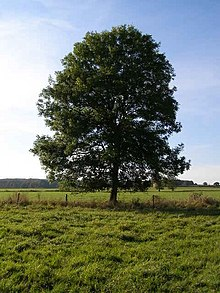
#> input picture assets/sample_image.jpg, 220 x 293 px
$ jupyter execute --allow-errors Day5_CNN_OpenCV.ipynb   (shell and % lines are left out)
#> lines starting #> are read from the running program, lines starting #| are printed output that depends on the picture; after the words box and inside, x2 and y2 are one past the last pixel; in counts of white or black regions, pixels touching at a corner belong together
# Convolutional Neural Network
If you're familiar with feedforward neural networks, you already understand that they consist of layers of neurons that process input data through weights and activation functions. However, when dealing with image data, traditional feedforward networks have limitations. This is where Convolutional Neural Networks (CNNs) come in.

### Why CNNs

Imagine trying to process a 224x224 RGB image with a feedforward network:

Input size: 224 × 224 × 3 = 150,528 input neurons
- For just one hidden layer with 1000 neurons, you'd need 150,528,000 weights!
- The network doesn't maintain spatial relationships between pixels
- No built-in way to handle translation invariance (recognizing objects regardless of position)

### Core Concepts of CNNs

Instead of connecting every input to every neuron, CNNs use filters (or kernels) that slide over the input:

The filter slides across the image, performing element-wise multiplication and summing the results. This creates a feature map that highlights specific patterns.

### Key Properties of CNN

Spatial Hierarchy

- **Early layers**: Detect simple features (edges, corners).

- **Middle layers**: Combine features into patterns (textures, shapes).

- **Deep layers**: Recognize complex objects (faces, cars).

Parameter Sharing

- Same filter applied across the image reduces parameters.

- Enables feature detection regardless of position.

Translation Invariance

- Recognizes features anywhere in the image.

## Understanding each layer

1. Convolutional Layer
This is the core building block of a CNN. Think of it as a flashlight sliding over an image

[cell 1]
import torch.nn as nn

# Example of a convolutional layer
#> (the rest of this cell did not finish here and is left out)

How it works:

- The filter (kernel) slides over the input image
- At each position, it performs element-wise multiplication and sums the results
- Smaller kernels (3×3 or 5×5) are commonly used to detect features like edges, textures
- Multiple filters learn different features in parallel

2. Activation Layer (ReLU)
Just like in regular neural networks, we need non-linearity:

#> (a cell that did not finish here is left out)

3. Pooling Layer
Reduces spatial dimensions while keeping important information:

#> (a cell that did not finish here is left out)

Input Feature Map:

\begin{bmatrix}
1 & 2 & 3 & 4 \\
5 & 6 & 7 & 8 \\
9 & 10 & 11 & 12 \\
13 & 14 & 15 & 16
\end{bmatrix}

Look at each 2×2 block, and pick the biggest number:
\begin{bmatrix}
6 & 8 \\
14 & 16
\end{bmatrix}

#### Why Use Pooling?

Shrinks the Feature Map:
- Reduces the size, making the model faster and less memory-hungry.

Keeps the Most Important Info:
- Keeps only the strongest signals (like edges or patterns).

4. Fully Connected Layer
Converts spatial features into a flat vector for final classification:

#> (a cell that did not finish here is left out)

### Putting it all together

[cell 5]
import torch.nn as nn
class SimpleCNN(nn.Module):
    # [49 lines left out: functions __init__, forward, not called in this run]

### CIFAR Dataset

The CIFAR-10 dataset is a popular dataset used in machine learning and computer vision research. It consists of:

10 Classes: Airplane, automobile, bird, cat, deer, dog, frog, horse, ship, truck.
Images:
60,000 color images, each of size 32x32 pixels.
50,000 images for training and 10,000 for testing.

[cell 6]
import matplotlib.pyplot as plt
import torchvision
import torchvision.transforms as transforms

# Define transformations with resizing
#> (the rest of this cell did not finish here and is left out)

Lets first check the initial accuracy of the model

[cell 7]
import torch


# [13 lines left out: function evaluate_model, not called in this run]
#> (the rest of this cell did not finish here and is left out)

#> (a cell that did not finish here is left out)

[cell 9]
import torchvision
import torchvision.transforms as transforms
import torch
import torch.nn as nn
import torch.optim as optim

# Check for GPU
#device = torch.device("cuda" if torch.cuda.is_available() else "cpu")
#> (the rest of this cell did not finish here and is left out)

#> (a cell that did not finish here is left out)

## Using Vision tools
### OpenCV Tutorial
OpenCV (Open Source Computer Vision Library) is an open-source library that includes several hundreds of computer vision algorithms.

### Basic Image operations

[cell 11]
import cv2
import numpy as np

# Read an image
img = cv2.imread("assets/sample_image.jpg")
#> img is the input picture: shape (293, 220, 3); mean B, G, R 104.7, 120, 111.9

Basic operations

[cell 12]
resized = cv2.resize(img, (300, 200))
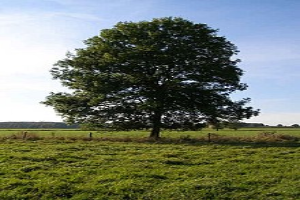
#> resized: shape (200, 300, 3); mean B, G, R 104.6, 119.9, 111.8

# Convert to grayscale
gray = cv2.cvtColor(img, cv2.COLOR_BGR2GRAY)
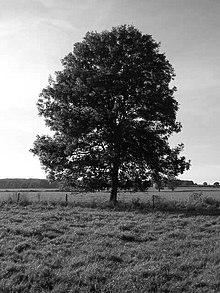
#> gray: shape (293, 220); min 0, max 255, mean 115.8

# Rotate image
rows, cols = img.shape[:2]
#> rows = 293; cols = 220
M = cv2.getRotationMatrix2D((cols/2, rows/2), 90, 1)
rotated = cv2.warpAffine(img, M, (cols, rows))
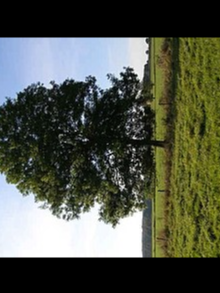
#> rotated: shape (293, 220, 3); mean B, G, R 73.5, 86.4, 82.1

# Crop image
cropped = img[100:300, 200:400]
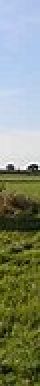
#> cropped: shape (193, 20, 3) (shown 2 times larger); mean B, G, R 119.5, 139.8, 130.8

[cell 13]
cv2.imshow("Grayscale Image", gray)
cv2.waitKey(1)  # Wait for a key press
cv2.destroyWindow("Grayscale Image")  # Close the grayscale window

OPENCV is widely used in document scanning and OCR. Here's an example using OPENCV to scan a Govt of Karnataka scanned notification

[cell 14]
# Import required libraries
import cv2
import numpy as np
import pytesseract
from PIL import Image
import matplotlib.pyplot as plt
import os

def read_image(file_path):
    """Read image with error handling and debug info"""
    print(f"Attempting to read image from: {file_path}")
    print(f"File exists: {os.path.exists(file_path)}")

    # Try reading with OpenCV
    image = cv2.imread(file_path)
    if image is None:
        print("OpenCV couldn't read the image. Trying with PIL...")
        try:
            pil_image = Image.open(file_path)
            image = cv2.cvtColor(np.array(pil_image), cv2.COLOR_RGB2BGR)
            print("Successfully read image with PIL")
        except Exception as e:
            print(f"Error reading image with PIL: {str(e)}")
            raise ValueError("Could not read the image with either OpenCV or PIL")
    else:
        print("Successfully read image with OpenCV")
        print(f"Image shape: {image.shape}")

    return image

class DocumentProcessor:
    def __init__(self, image_path):
        """Initialize with image path"""
        self.original_image = read_image(image_path)

    def preprocess_image(self):
        """Enhance image quality for better text detection"""
        # Convert to grayscale
        gray = cv2.cvtColor(self.original_image, cv2.COLOR_BGR2GRAY)

        # Increase contrast using CLAHE
        clahe = cv2.createCLAHE(clipLimit=2.0, tileGridSize=(8,8))
        contrast = clahe.apply(gray)

        # Apply thresholding
        _, binary = cv2.threshold(contrast, 0, 255, cv2.THRESH_BINARY + cv2.THRESH_OTSU)

        # Denoise
        denoised = cv2.fastNlMeansDenoising(binary)

        return denoised

    def detect_text_regions(self, preprocessed_image):
        """Find regions containing text"""
        # Find contours
        contours, _ = cv2.findContours(
            preprocessed_image,
            cv2.RETR_EXTERNAL,
            cv2.CHAIN_APPROX_SIMPLE
        )
        print(f"Found {len(contours)} contours")

        # Filter and sort contours
        text_regions = []
        min_area = 100  # Minimum area for a text region

        for contour in contours:
            x, y, w, h = cv2.boundingRect(contour)
            area = w * h
            aspect_ratio = w / float(h)

            # Filter based on area and aspect ratio
            if area > min_area and 0.1 < aspect_ratio < 20:
                text_regions.append((x, y, w, h))

        # Sort regions top-to-bottom
        text_regions.sort(key=lambda r: r[1])
        print(f"Identified {len(text_regions)} text regions")
        return text_regions

    def extract_text(self, preprocessed_image, regions):
        """Extract text using Tesseract OCR"""
        extracted_text = []

        # Configure Tesseract parameters for better accuracy
        custom_config = r'--oem 3 --psm 6'

        for i, (x, y, w, h) in enumerate(regions):
            print(f"Processing region {i+1}/{len(regions)}")
            # Extract region
            roi = preprocessed_image[y:y+h, x:x+w]

            # Convert to PIL Image
            roi_pil = Image.fromarray(roi)

            try:
                # Extract text
                text = pytesseract.image_to_string(roi_pil, lang='eng', config=custom_config)
                if text.strip():
                    extracted_text.append((i+1, text.strip()))
                    print(f"Found text in region {i+1}")
            except Exception as e:
                print(f"Error processing region {i+1}: {str(e)}")

        return extracted_text

    # [12 lines left out: function visualize_regions, not called in this run]

def process_document(file_path):
    """Process document and display results"""
    try:
        # Initialize processor
        print(f"\nProcessing document: {file_path}")
        processor = DocumentProcessor(file_path)

        # Preprocess image
        print("\nPreprocessing image...")
        preprocessed = processor.preprocess_image()

        # Detect regions
        print("\nDetecting text regions...")
        regions = processor.detect_text_regions(preprocessed)

        # Extract text
        print("\nExtracting text...")
        text = processor.extract_text(preprocessed, regions)

        # Create visualization
        visualization = processor.visualize_regions(regions)

        # Display results
        plt.figure(figsize=(15, 5))

        # Original
        plt.subplot(131)
        plt.imshow(cv2.cvtColor(processor.original_image, cv2.COLOR_BGR2RGB))
        plt.title('Original')
        plt.axis('off')

        # Preprocessed
        plt.subplot(132)
        plt.imshow(preprocessed, cmap='gray')
        plt.title('Preprocessed')
        plt.axis('off')

        # Visualization
        plt.subplot(133)
        plt.imshow(cv2.cvtColor(visualization, cv2.COLOR_BGR2RGB))
        plt.title('Detected Regions')
        plt.axis('off')

        plt.tight_layout()
        plt.show()

        # Print extracted text
        print("\nExtracted Text:")
        for region_num, text in text:
            print(f"\nRegion {region_num}:")
            print("-" * 50)
            print(text)
            print("-" * 50)

    except Exception as e:
        print(f"Error processing document: {str(e)}")

# Use the processor
file_path = "assets/scan.png"  # Replace with your PNG file path
process_document(file_path)
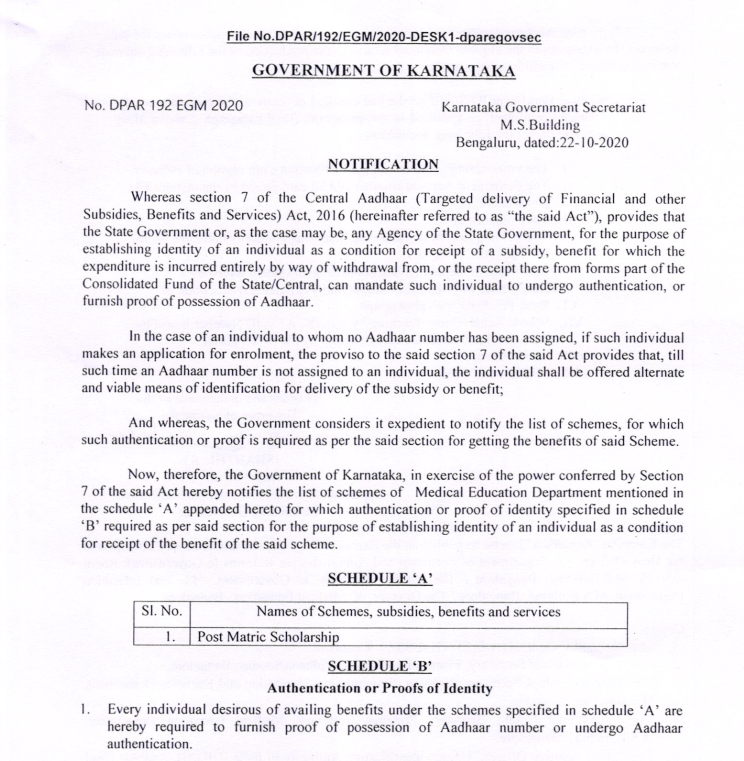
#> input picture assets/scan.png, 1488 x 1522 px (shown at 1/2 size)
#> in read_image, image is the input picture: shape (1522, 1488, 3); mean B, G, R 240.4, 236.5, 238.8
#| Image shape: (1522, 1488, 3)
#> in preprocess_image, `contrast = clahe.apply(gray)`:
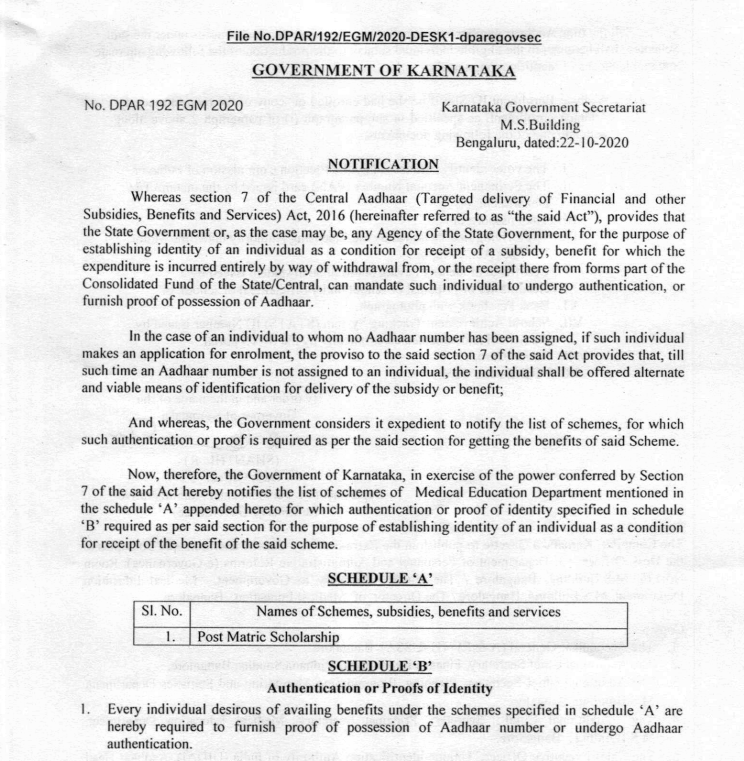
#> contrast: shape (1522, 1488) (shown at 1/2 size); min 2, max 255, mean 229.6
#> in preprocess_image, `_, binary = cv2.threshold(contrast, 0, 255, cv2.THRESH_BINARY + cv2.TH..`:
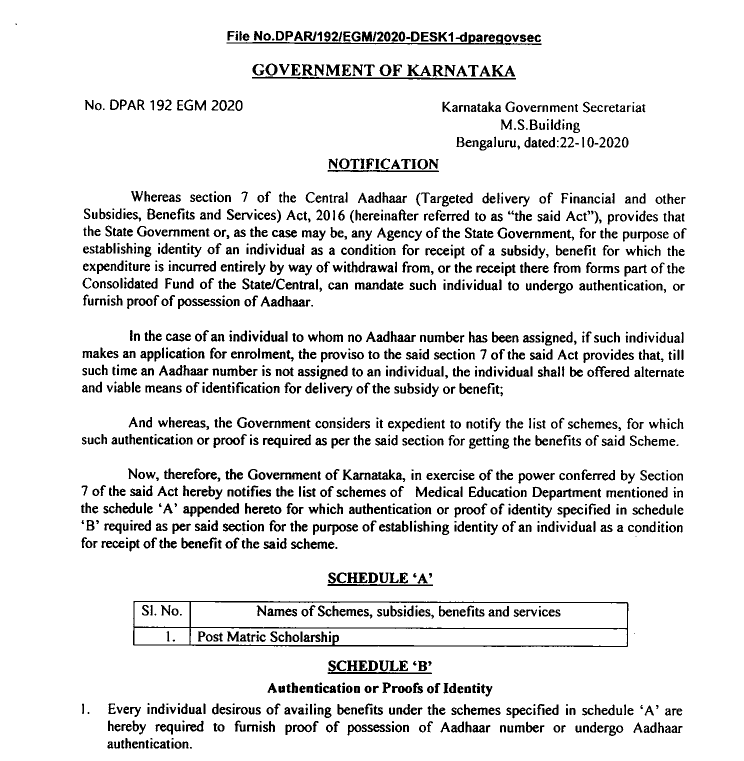
#> binary: shape (1522, 1488) (shown at 1/2 size); 90.6% white; 1807 black regions (154 under 20 px), largest, box (x1, y1, x2, y2) and area: (266, 1202, 1257, 1294) 7646, (453, 69, 1084, 90) 2001, (504, 153, 1032, 159) 1669
#> in detect_text_regions, `contours, _ = cv2.findContours( preprocessed_image, cv2.RETR_EXTERNAL,..`: contours = [[[0, 0], [0, 1521], [1487, 1521], [1487, 0]]]
#| Found 1 contours
#> the loop in detect_text_regions, `for contour in contours:` made 1 pass
#> (contour, x, y, w, h, area, aspect_ratio) on pass 1: ([[0, 0], [0, 1521], [1487, 1521], [1487, 0]], 0, 0, 1488, 1522, 2264736, 0.978)
#> after the loop in detect_text_regions, `for contour in contours:`: text_regions = [(0, 0, 1488, 1522)]
#| Identified 1 text regions
#> the loop in extract_text, `for i, (x, y, w, h) in enumerate(regions):` made 1 pass
#| Processing region 1/1
#> after the loop in extract_text, `for i, (x, y, w, h) in enumerate(regions):`: extracted_text = []
#> (the call stopped at in extract_text, `text = pytesseract.image_to_string(roi_pil, lang='eng', config=custom_..`: pytesseract is not available in this run)
